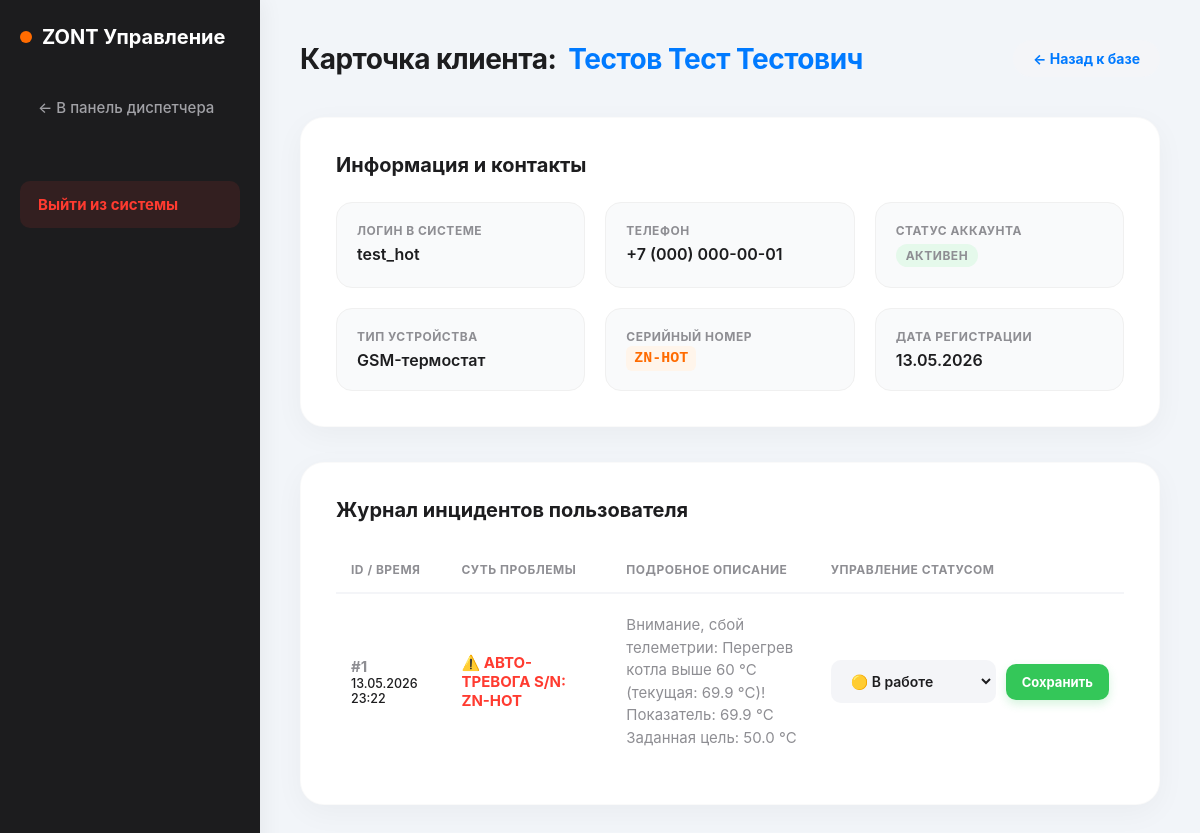
/management/user/2/ (signed in), run on the app's committed database.
### monitoring/models.py (models this page shows, shortened)
class Profile(models.Model):
    user = models.OneToOneField(User, on_delete=models.CASCADE)
    fio = models.CharField(max_length=255, verbose_name="ФИО")
    phone = models.CharField(max_length=20, verbose_name="Телефон")
    target_temp = models.FloatField(default=50.0, verbose_name="Целевая температура (°C)")
    DEVICE_TYPES = [
        ('thermostat', 'GSM-термостат'),
        ('controller', 'Контроллер отопления'),
        ('tracker', 'Автомобильный трекер'),
        ('security', 'Охранная система'),
    ]
    device_type = models.CharField(max_length=50, choices=DEVICE_TYPES, verbose_name="Тип оборудования")
    serial_number = models.CharField(max_length=100, verbose_name="Серийный номер")
    is_approved = models.BooleanField(default=False, verbose_name="Аккаунт подтвержден")
    last_metric = models.FloatField(null=True, blank=True, verbose_name="Последняя метрика")
    last_metric_time = models.DateTimeField(auto_now=True, null=True)

class SupportTicket(models.Model):
    STATUS_CHOICES = [
        ('new', 'Новая (Ожидает)'),
        ('in_progress', 'В работе у инженера'),
        ('resolved', 'Решено'),
    ]
    user = models.ForeignKey(User, on_delete=models.CASCADE, verbose_name="Пользователь")
    title = models.CharField(max_length=200, verbose_name="Краткая суть проблемы")
    description = models.TextField(verbose_name="Подробное описание")
    status = models.CharField(max_length=20, choices=STATUS_CHOICES, default='new', verbose_name="Статус")
    created_at = models.DateTimeField(auto_now_add=True, verbose_name="Дата создания")

### monitoring/views.py (the view, shortened to what this page needs)
# urls.py: path('management/user/<int:user_id>/', views.user_history_view, name='user_history'),
@login_required
@user_passes_test(is_admin, login_url='/')
def user_history_view(request, user_id):
    client_user = get_object_or_404(User, id=user_id)
    client_profile = get_object_or_404(Profile, user=client_user)
    client_tickets = SupportTicket.objects.filter(user=client_user).order_by('-created_at')
    return render(request, 'user_history.html', {'client': client_profile, 'tickets': client_tickets})

### monitoring/views.py (called while the page is built)
def is_admin(user):
    return user.is_superuser

### templates/user_history.html (shortened to what this page needs)
﻿<!DOCTYPE html>
<html lang="ru">
<head>
</head>
<body>
    <div class="sidebar">
        <h2>ZONT Управление</h2>
        <nav>
            <a href="{% url 'admin_dashboard' %}">← В панель диспетчера</a>
            <a href="{% url 'logout' %}" style="margin-top: 50px; color: #ff3b30; font-weight: bold; background: rgba(255,59,48,0.1);">Выйти из системы</a>
        </nav>
    </div>
    <div class="main-content">
        <div class="header">
            <h1>Карточка клиента: <span style="color: var(--accent-blue);">{{ client.fio }}</span></h1>
            <a href="{% url 'admin_dashboard' %}" class="btn-back">← Назад к базе</a>
        </div>
        <div class="card">
            <h2>Информация и контакты</h2>
            <div class="client-info">
                <div class="info-block">
                    <span>Логин в системе</span>
                    <div class="value">{{ client.user.username }}</div>
                </div>
                <div class="info-block">
                    <span>Телефон</span>
                    <div class="value">{{ client.phone }}</div>
                </div>
                <div class="info-block">
                    <span>Статус аккаунта</span>
                    <div class="value">
                        {% if client.is_approved %}
                            <span class="status-badge status-active">Активен</span>
                        {% else %}
                            <span class="status-badge status-blocked">Заблокирован</span>
                        {% endif %}
                    </div>
                </div>
                <div class="info-block">
                    <span>Тип устройства</span>
                    <div class="value">{{ client.get_device_type_display }}</div>
                </div>
                <div class="info-block">
                    <span>Серийный номер </span>
                    <div class="value"><code class="sn-code">{{ client.serial_number }}</code></div>
                </div>
                <div class="info-block">
                    <span>Дата регистрации</span>
                    <div class="value">{{ client.user.date_joined|date:"d.m.Y" }}</div>
                </div>
            </div>
        </div>
        <div class="card">
            <h2>Журнал инцидентов пользователя</h2>
            {% if tickets %}
            <table>
                <thead>
                    <tr>
                        <th>ID / Время</th>
                        <th>Суть проблемы</th>
                        <th>Подробное описание</th>
                        <th>Управление статусом</th>
                    </tr>
                </thead>
                <tbody>
                    {% for ticket in tickets %}
                    <tr>
                        <td>
                            <strong style="color: var(--text-muted);">#{{ ticket.id }}</strong><br>
                            <small style="font-weight: 500; color: var(--text-main);">{{ ticket.created_at|date:"d.m.Y H:i" }}</small>
                        </td>
                        <td><strong style="color: var(--danger-red); font-size: 15px;">{{ ticket.title }}</strong></td>
                        <td style="max-width: 350px; line-height: 1.5; color: var(--text-muted);">{{ ticket.description }}</td>
                        <td>
                            <form method="POST" class="status-form">
                                <select name="new_status">
                                    <option value="in_progress" {% if ticket.status == 'in_progress' %}selected{% endif %}>🟡 В работе</option>
                                </select>
                                <button type="submit" class="btn-save">Сохранить</button>
                            </form>
                        </td>
                    </tr>
                    {% endfor %}
                </tbody>
            </table>
            {% else %}
            <div style="background: #f4f5f8; padding: 30px; border-radius: var(--radius-md); text-align: center; margin-top: 10px;">
                <p style="color: var(--text-muted); font-size: 15px; font-weight: 500;">У этого клиента еще не было зафиксировано поломок или инцидентов.</p>
            </div>
            {% endif %}
        </div>
    </div>
</body>
</html>

### templates/user_history.html (style rules this page uses)
:root { --bg-main: #f2f5f9; --bg-card: #ffffff; --sidebar-bg: #1c1c1e; --sidebar-hover: #2c2c2e; --text-main: #1d1d1f; --text-muted: #8e8e93; --accent-blue: #007aff; --accent-orange: #ff6b00; --danger-red: #ff3b30; --success-green: #34c759; --radius-lg: 24px; --radius-md: 16px; --radius-sm: 10px; --shadow-card: 0 8px 30px rgba(0,0,0,0.04); }
* { box-sizing: border-box; margin: 0; padding: 0; font-family: -apple-system, BlinkMacSystemFont, 'Segoe UI', Roboto, Helvetica, Arial, sans-serif; }
body { background: var(--bg-main); color: var(--text-main); display: flex; min-height: 100vh; -webkit-font-smoothing: antialiased; }
.sidebar { width: 260px; background: var(--sidebar-bg); color: white; padding: 25px 20px; box-shadow: 4px 0 20px rgba(0,0,0,0.05); z-index: 10; }
.sidebar h2 { font-size: 20px; margin-bottom: 35px; color: var(--bg-card); font-weight: 700; display: flex; align-items: center; gap: 10px; }
.sidebar h2::before { content: ''; display: block; width: 12px; height: 12px; background: var(--accent-orange); border-radius: 50%; }
.sidebar nav a { display: block; color: #a1a1a6; text-decoration: none; padding: 14px 18px; margin-bottom: 8px; border-radius: var(--radius-sm); font-size: 15px; font-weight: 500; transition: 0.2s ease; }
.main-content { flex: 1; padding: 40px; overflow-y: auto; }
.header { display: flex; justify-content: space-between; align-items: center; margin-bottom: 40px; }
.header h1 { font-size: 28px; font-weight: 700; letter-spacing: -0.5px; display: flex; align-items: center; gap: 12px; }
.btn-back { background: #f4f5f8; color: var(--accent-blue); padding: 10px 20px; border-radius: 20px; text-decoration: none; font-size: 14px; font-weight: 700; transition: 0.2s; display: inline-flex; align-items: center; gap: 5px; }
.card { background: var(--bg-card); padding: 35px; border-radius: var(--radius-lg); box-shadow: var(--shadow-card); margin-bottom: 35px; border: 1px solid rgba(0,0,0,0.02); }
.card h2 { font-size: 20px; color: var(--text-main); font-weight: 700; margin-bottom: 25px; }
.client-info { display: grid; grid-template-columns: repeat(3, 1fr); gap: 20px; }
.info-block { background: #f9fafb; padding: 20px; border-radius: var(--radius-md); border: 1px solid #f0f0f0; display: flex; flex-direction: column; gap: 6px; }
.info-block span { font-size: 12px; color: var(--text-muted); text-transform: uppercase; font-weight: 700; letter-spacing: 0.5px; }
.info-block .value { font-size: 16px; color: var(--text-main); font-weight: 600; }
.status-badge { display: inline-flex; align-items: center; padding: 4px 10px; border-radius: 20px; font-size: 13px; font-weight: 700; }
.status-active { background: #e5f9eb; color: #1e873d; }
code.sn-code { background: #fff5eb; color: var(--accent-orange); padding: 4px 8px; border-radius: 6px; font-family: monospace; font-size: 15px; }
table { width: 100%; border-collapse: separate; border-spacing: 0; }
th { text-align: left; padding: 15px; color: var(--text-muted); font-size: 12px; font-weight: 700; text-transform: uppercase; letter-spacing: 0.5px; border-bottom: 2px solid #f4f5f8; }
td { padding: 20px 15px; border-bottom: 1px solid #f4f5f8; font-size: 15px; color: var(--text-main); vertical-align: middle; }
tr:last-child td { border-bottom: none; }
.status-form { display: flex; align-items: center; gap: 10px; }
.status-form select { padding: 10px 14px; border: 2px solid transparent; border-radius: var(--radius-sm); font-size: 14px; font-weight: 600; background: #f4f5f8; color: var(--text-main); outline: none; transition: 0.2s; cursor: pointer; }
.btn-save { background: var(--success-green); color: white; border: none; padding: 10px 16px; border-radius: var(--radius-sm); cursor: pointer; font-size: 13px; font-weight: 700; transition: 0.2s; box-shadow: 0 4px 10px rgba(52, 199, 89, 0.2); }

### data on the page
Profile: fio "Тестов Тест Тестович", user.username "test_hot", phone "+7 (000) 000-00-01", device_type "GSM-термостат", serial_number "ZN-HOT", user.date_joined "13.05.2026"
SupportTicket: id "1", created_at "13.05.2026 23:22", title "⚠️ АВТО-ТРЕВОГА S/N: ZN-HOT", description "Внимание, сбой телеметрии: Перегрев котла выше 60 °C (текущая: 69.9 °C)! Показатель: 69.9 °C Заданная цель: 50.0 °C", new_status "🟡 В работе"
